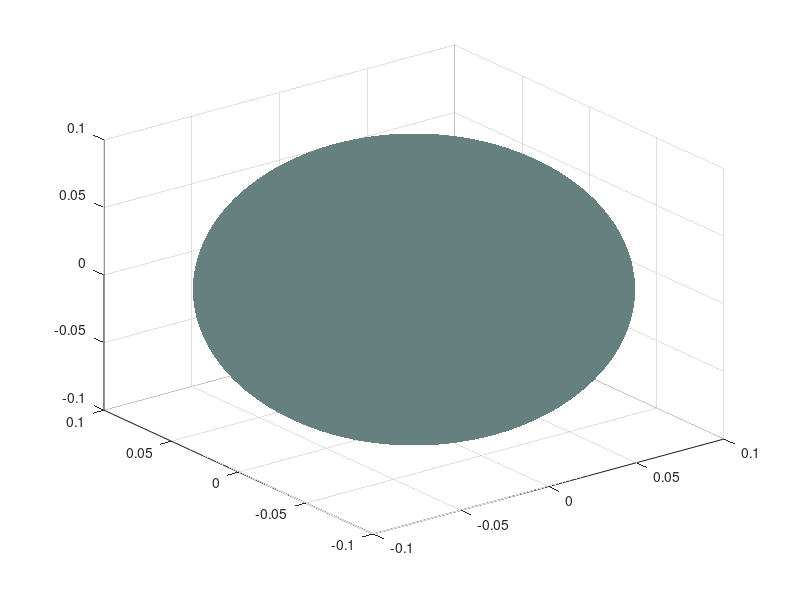

This figure's MATLAB source: (Note: this script raises an error after producing the figure.)
% Written by K. Roos
% Department of Mechanical Engineering
% Bradley University
% 
% NOTE: This implementation of the Charges in a Spherical Conductor
% (originally produced by Larry Engelhardt in python) contains the basic
% structure for calculating the dynamical motion of charges that interact
% via the Coulomb interation, using a typical Molecular Dynamics pair
% potential approach.  It does not attempt to animate the motion of the
% charges during the calculation (although there are several ways to
% accomplish this in MATLAB), but only plots the final position of the
% charges (including an image of the spherical conductor) 
% in a 3D scatter plot after the program has looped through the
% specified number of time steps.

clear; close all; clc;

% set physical parameter values
n_charges=100; % number of individual charges
Q=5e-6; % net charge in Coulombs
m=1e-3; % mass of each charge in kg
R=0.1; % radius of conducting sphere in meters
k=8.99e9; % Coulomb constant
qi=Q/n_charges; % charge on each individual charge

% Coordinates of field point P -- Electric field components due 
% to all the charges will be calculated at this point
Px=-0.05;
Py=0.043;
Pz=-0.01;

% algorithmic parameters
dt=0.001; % time step in seconds
t_steps=1000; % total number of time steps

% Preallocate arrays to be used for calculating electric Field components
% and time
Ex=zeros(1,t_steps);
Ey=zeros(1,t_steps);
Ez=zeros(1,t_steps);
E_mag=zeros(1,t_steps);
time=zeros(1,t_steps);

% Preallocate arrays for position, velocity, and acceleration of charges
% as well as the net force on each charge
x_pos=zeros(1,n_charges);
y_pos=zeros(1,n_charges);
z_pos=zeros(1,n_charges);

vx=zeros(1,n_charges);
vy=zeros(1,n_charges);
vz=zeros(1,n_charges);
v=zeros(1,n_charges);

ax=zeros(1,n_charges);
ay=zeros(1,n_charges);
az=zeros(1,n_charges);

Fx=zeros(1,n_charges);
Fy=zeros(1,n_charges);
Fz=zeros(1,n_charges);

% Create charges with random initial positions (all initially at rest).
% The center of the spherical conductor of radius R is at the origin.
for i=1:n_charges
        x_pos(i)=(-1)^floor(2*rand)*R/sqrt(3)*rand;
        y_pos(i)=(-1)^floor(2*rand)*R/sqrt(3)*rand;
        z_pos(i)=(-1)^floor(2*rand)*R/sqrt(3)*rand;    
end

% The next 7 commands create a figure with the image of the surface of the
% spherical conductor plotted.  The "hold on" command prepares the
% interpreter to include the scatter plot of the charges after the main
% loop over time steps is finished.
[x,y,z] = sphere(100);
figure('Position', [400, 100, 550, 600]);
h=surf(R*x,R*y,R*z);
set(h,'edgecolor','none','facecolor',[0.4 0.5 0.5]);
axis([-R R -R R -R R])
alpha 0.5;
hold on;

% Main loop
for n=1:t_steps % n is time index
    time(n)=n*dt; 
    % reset net force in x,y,z directions to zero for all particles
    for p=1:n_charges
        Fx(p)=0;
        Fy(p)=0;
        Fz(p)=0;
    end
    % Calculate forces on each pair of charges by considering i-j pairs.
    % The structure of the nested for loops prevents double counting of
    % pairs.
    for i=1:(n_charges-1)
        for j=(i+1):n_charges
            dx=x_pos(i)-x_pos(j);
            dy=y_pos(i)-y_pos(j);
            dz=z_pos(i)-z_pos(j);
            r_mag=sqrt(dx*dx+dy*dy+dz*dz);
            % Magnitude of mutual Coulomb force between charges i and j
            fij=k*qi*qi/(r_mag*r_mag); 
            % The three spatial components of the force between charges i
            % and j
            fijx=fij*dx/r_mag;
            fijy=fij*dy/r_mag;
            fijz=fij*dz/r_mag;
            % Accumulation of the componenets of the net force acting on
            % charges i and j
            Fx(i)=Fx(i)+fijx;
            Fy(i)=Fy(i)+fijy;
            Fz(i)=Fz(i)+fijz;
            Fx(j)=Fx(j)-fijx;
            Fy(j)=Fy(j)-fijy;
            Fz(j)=Fz(j)-fijz; 
        end
    end
    % velocities and positions updated for all charges
    for i=1:n_charges
        ax(i)=Fx(i)/m;
        ay(i)=Fy(i)/m;
        az(i)=Fz(i)/m;
        a_mag=sqrt(ax(i)*ax(i)+ay(i)*ay(i)+az(i)*az(i));
        % rescale acceleration in the case of a huge calculated
        % acceleration
        if(a_mag>1000)
            ax(i)=1000*ax(i)/a_mag;
            ay(i)=1000*ay(i)/a_mag;
            az(i)=1000*az(i)/a_mag;  
        end
        % Euler-Cromer algorithm for updating velocities and positions
        vx(i)=vx(i)+ax(i)*dt;
        vy(i)=vy(i)+ay(i)*dt;
        vz(i)=vz(i)+az(i)*dt;
        x_pos(i)=x_pos(i)+vx(i)*dt;
        y_pos(i)=y_pos(i)+vy(i)*dt;
        z_pos(i)=z_pos(i)+vz(i)*dt;
        
        % d is distance from center of sphere to charge i
        d=sqrt(x_pos(i)*x_pos(i)+y_pos(i)*y_pos(i)+z_pos(i)*z_pos(i));
        % if charge moved beyond surface of conuctor, bring it back to surface
        if(d>R) 
            x_pos(i)=x_pos(i)*R/d;
            y_pos(i)=y_pos(i)*R/d;
            z_pos(i)=z_pos(i)*R/d;
        end
        % Calculation of Electric Field components at point P
        %----------------------------------------------------------------
        %
        % THE CALCULATION OF THE ELECTRIC FIELD COMPONENTS AND MAGNITUDE 
        % GOES HERE
        %
        %----------------------------------------------------------------
    end
end % end of Main loop
if sqrt(Px^2+Py^2+Pz^2)>R
    % If the field point P is outside the sphere, the electric field at P
    % is equivalent to the field produced if the total charge were
    % concentrated at the center of the sphere.  This value is calculate
    % here for comparison wit E_mag in the graph.
    disp('Field point is outside sphere')
    E_field=1e-6*k*Q/(Px^2+Py^2+Pz^2);
    fprintf('For total charge concentrated at the center, E= %f \n', E_field);
else
    disp('Field point is inside sphere')
end
scatter3(x_pos,y_pos,z_pos,'MarkerEdgeColor','k','MarkerFaceColor',[1 0 0]);
title('Charges in a Spherical Conductor');
figure;
plot(time,Ex,time,Ey,time,Ez,time,E_mag);
title('Electric Field components vs. Time');
xlabel('Time');
ylabel('Field Component or Magnitude (\mu N/C');
legend('Ex','Ey','Ez','E_{mag}');

